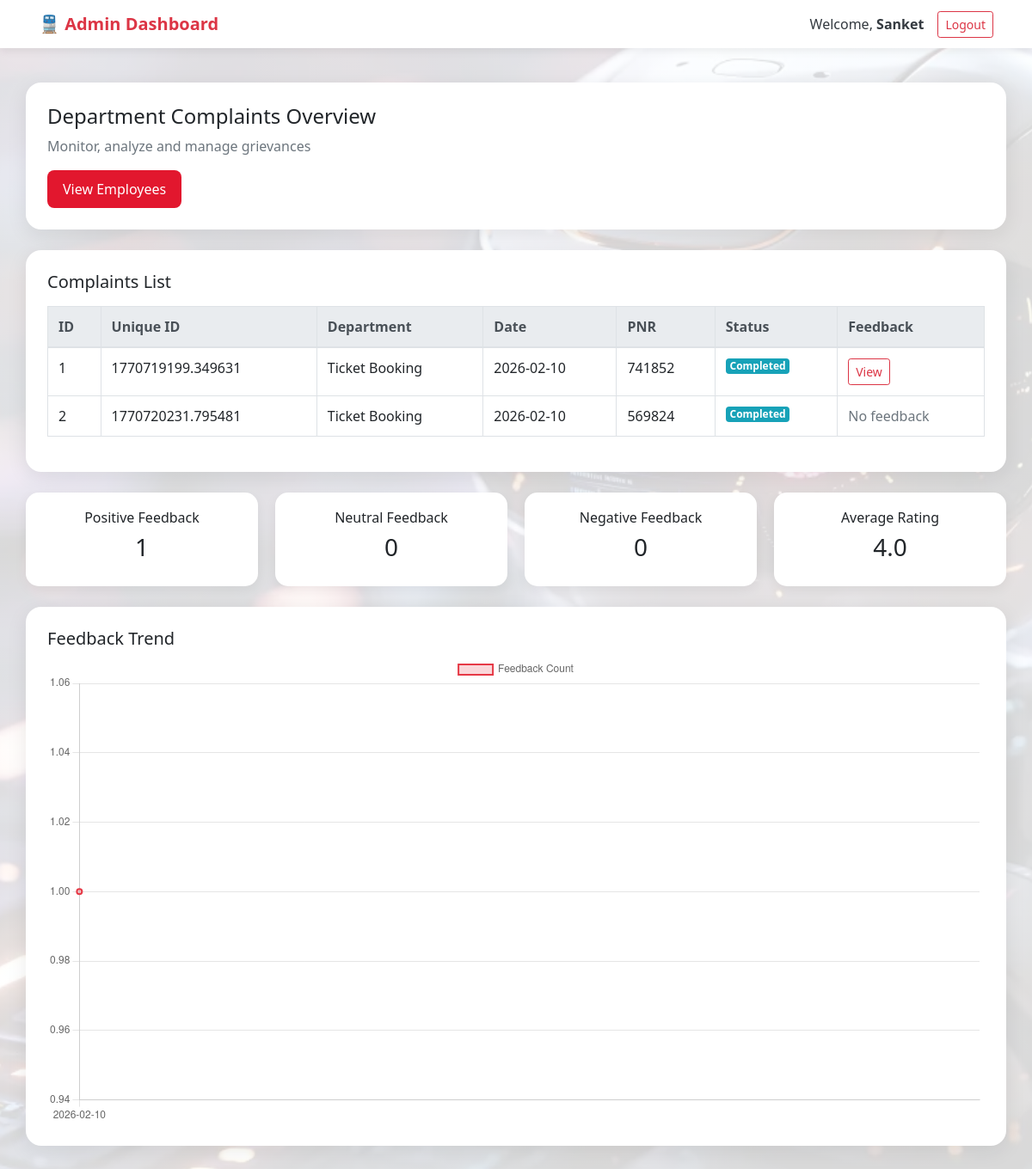
The page /admin_dashboard/Ticket Booking (signed in) on the database its author committed.
### models.py (models this page shows)
class User(db.Model, UserMixin):
    __tablename__ = 'user'
    id = db.Column(db.Integer, primary_key=True)
    username = db.Column(db.String(150), unique=True, nullable=False)
    password = db.Column(db.String(255), nullable=False)   # Increased size for hashed passwords
    role = db.Column(db.String(50), nullable=False)
    department = db.Column(db.String(100), nullable=True)
    complaints = relationship(
        'Complaint',
        back_populates='user',
        foreign_keys='Complaint.user_id',
        cascade="all, delete"
    )
    assigned_complaints = relationship(
        'Complaint',
        back_populates='assigned_employee',
        foreign_keys='Complaint.assigned_employee_id'
    )

class Complaint(db.Model):
    __tablename__ = 'complaint'
    id = db.Column(db.Integer, primary_key=True)
    unique_id = db.Column(db.String, unique=True, nullable=False)
    department = db.Column(db.String, nullable=False)
    date = db.Column(db.Date, nullable=False)
    time = db.Column(db.Time, nullable=False)
    pnr_no = db.Column(db.String, nullable=False)
    age = db.Column(db.Integer, nullable=False)
    additional_info = db.Column(db.Text, nullable=True)
    images = db.Column(db.String, nullable=True)
    status = db.Column(db.String(20), default='Unsolved')
    urgency = db.Column(db.Integer, default=0)
    user_id = db.Column(db.Integer, db.ForeignKey('user.id'), nullable=False)
    assigned_employee_id = db.Column(db.Integer, db.ForeignKey('user.id'), nullable=True)
    user = relationship(
        'User',
        back_populates='complaints',
        foreign_keys=[user_id]
    )
    assigned_employee = relationship(
        'User',
        back_populates='assigned_complaints',
        foreign_keys=[assigned_employee_id]
    )
    feedbacks = db.relationship(
        'Feedback',
        back_populates='complaint',
        cascade="all, delete",
        lazy=True
    )

### app.py (the view)
@app.route('/admin_dashboard/<department>')
@login_required
def admin_dashboard(department):
    complaints = Complaint.query.filter_by(department=department).all()
    for complaint in complaints:
        feedback = Feedback.query.filter_by(complaint_id=complaint.id).first()
        complaint.feedback = feedback
    feedbacks = Feedback.query.join(Complaint).filter(Complaint.department == department).all()
    sentiment_counts = {'Positive': 0, 'Neutral': 0, 'Negative': 0}
    for feedback in feedbacks:
        if feedback.sentiment in sentiment_counts:
            sentiment_counts[feedback.sentiment] += 1
    ratings = [feedback.rating for feedback in feedbacks if feedback.rating is not None]
    avg_rating = round(sum(ratings) / len(ratings), 2) if ratings else "No ratings yet"
    feedback_dates = [feedback.created_at.date().isoformat() for feedback in feedbacks if feedback.created_at]
    feedback_trend = Counter(feedback_dates)
    sorted_trend_data = sorted(feedback_trend.items())
    trend_data = {
        "labels": [date for date, _ in sorted_trend_data],
        "data": [count for _, count in sorted_trend_data]
    }
    return render_template('admin_dashboard.html', complaints=complaints, sentiment_counts=sentiment_counts, avg_rating=avg_rating, trend_data=json.dumps(trend_data))

### app.py (called while the page is built)
@login_manager.user_loader
def load_user(user_id):
    return User.query.get(int(user_id))

### templates/admin_dashboard.html (shortened to what this page needs)
<link rel="stylesheet" href="{{ url_for('static', filename='styles/dashboard_theme.css') }}">
<!DOCTYPE html>
<html lang="en">
<head>
    <link rel="stylesheet"
          href="https://maxcdn.bootstrapcdn.com/bootstrap/4.5.2/css/bootstrap.min.css">
    <link rel="stylesheet"
          href="{{ url_for('static', filename='styles/dashboard_theme.css') }}">
</head>
<body>
<nav class="navbar navbar-expand-lg fixed-top">
    <div class="container">
        <a class="navbar-brand font-weight-bold text-danger" href="#">
            🚆 Admin Dashboard
        </a>
        <ul class="navbar-nav ml-auto align-items-center">
            <li class="nav-item mr-3">
                <span class="text-dark">
                    Welcome, <strong>{{ current_user.username }}</strong>
                </span>
            </li>
            <li class="nav-item">
                <a href="{{ url_for('logout') }}"
                   class="btn btn-outline-danger btn-sm">
                    Logout
                </a>
            </li>
        </ul>
    </div>
</nav>
<div class="dashboard-container mt-5 pt-5">
    <div class="dashboard-card mb-4">
        <h4>Department Complaints Overview</h4>
        <p class="text-muted">Monitor, analyze and manage grievances</p>
        <a href="{{ url_for('view_employees') }}" class="btn btn-railway">
            View Employees
        </a>
    </div>
    <div class="dashboard-card mb-4">
        <h5 class="mb-3">Complaints List</h5>
        <div class="table-responsive">
            <table class="table table-bordered table-hover">
                <thead class="thead-light">
                <tr>
                    <th>ID</th>
                    <th>Unique ID</th>
                    <th>Department</th>
                    <th>Date</th>
                    <th>PNR</th>
                    <th>Status</th>
                    <th>Feedback</th>
                </tr>
                </thead>
                <tbody>
                {% for complaint in complaints %}
                <tr>
                    <td>{{ complaint.id }}</td>
                    <td>{{ complaint.unique_id }}</td>
                    <td>{{ complaint.department }}</td>
                    <td>{{ complaint.date }}</td>
                    <td>{{ complaint.pnr_no }}</td>
                    <td>
                        <span class="badge badge-info">{{ complaint.status }}</span>
                    </td>
                    <td>
                        {% if complaint.feedback %}
                        <button class="btn btn-sm btn-outline-danger"
                                data-toggle="modal"
                                data-target="#feedbackModal{{ complaint.id }}">
                            View
                        </button>
                        {% else %}
                        <span class="text-muted">No feedback</span>
                        {% endif %}
                    </td>
                </tr>
                {% endfor %}
                </tbody>
            </table>
        </div>
    </div>
    <div class="dashboard-grid">
        <div class="stat-card">
            <h6>Positive Feedback</h6>
            <h3>{{ sentiment_counts['Positive'] }}</h3>
        </div>
        <div class="stat-card">
            <h6>Neutral Feedback</h6>
            <h3>{{ sentiment_counts['Neutral'] }}</h3>
        </div>
        <div class="stat-card">
            <h6>Negative Feedback</h6>
            <h3>{{ sentiment_counts['Negative'] }}</h3>
        </div>
        <div class="stat-card">
            <h6>Average Rating</h6>
            <h3>{{ avg_rating }}</h3>
        </div>
    </div>
    <div class="dashboard-card mt-4">
        <h5>Feedback Trend</h5>
        <canvas id="feedbackTrendChart"></canvas>
    </div>
</div>
<script>
    const trendData = {{ trend_data | safe }};
    const ctx = document.getElementById('feedbackTrendChart').getContext('2d');
    new Chart(ctx, {
        type: 'line',
        data: {
            labels: trendData.labels,
            datasets: [{
                label: 'Feedback Count',
                data: trendData.data,
                borderColor: '#e63946',
                backgroundColor: 'rgba(230,57,70,0.2)',
                borderWidth: 2,
                fill: true
            }]
        }
    });
</script>
</body>
</html>

### static/styles/dashboard_theme.css (style rules this page uses)
body { background: linear-gradient(to right, #eef2f7, #f8f9fc); font-family: "Segoe UI", sans-serif; }
.navbar { background: #ffffff !important; box-shadow: 0 3px 10px rgba(0,0,0,0.08); }
.dashboard-container { padding: 30px; }
.dashboard-card { background: #ffffff; border-radius: 18px; padding: 25px; box-shadow: 0 6px 25px rgba(0,0,0,0.08); }
.dashboard-grid { display: grid; grid-template-columns: repeat(auto-fit, minmax(220px, 1fr)); gap: 20px; }
.stat-card { background: white; border-radius: 15px; padding: 20px; text-align: center; box-shadow: 0 4px 15px rgba(0,0,0,0.06); transition: 0.3s ease; }
.btn-railway { background: #e2172e; color: white; border-radius: 8px; padding: 10px 18px; border: none; }
body { background: linear-gradient(rgba(255,255,255,0.85), rgba(255,255,255,0.85)), url("../images/railway_bg.jpg") no-repeat center center fixed; background-size: cover; }

### rows shown on the page
User: username "Sanket"
Complaint: id "1", unique_id "1770719199.349631", department "Ticket Booking", date "2026-02-10", pnr_no "741852", status "Completed"
Complaint: id "2", unique_id "1770720231.795481", department "Ticket Booking", date "2026-02-10", pnr_no "569824", status "Completed", shows "No feedback"

### other values the page prints
{{ sentiment_counts['Positive'] }} "1"
{{ sentiment_counts['Neutral'] }} "0"
{{ sentiment_counts['Negative'] }} "0"
{{ avg_rating }} "4.0"
chart data {{ trend_data | safe }} {"labels": ["2026-02-10"], "data": [1]}
